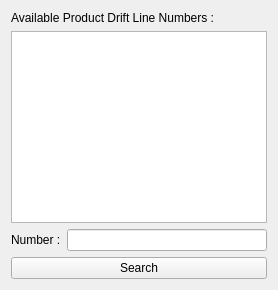
                     <widget class="QWidget" name="PDLN_page">
                      <attribute name="title">
                       <string>PDLN</string>
                      </attribute>
                      <attribute name="toolTip">
                       <string>Product Drift Line Number</string>
                      </attribute>
                      <layout class="QVBoxLayout" name="verticalLayout_8">
                       <item>
                        <widget class="QLabel" name="label_9">
                         <property name="text">
                          <string>Available Product Drift Line Numbers :</string>
                         </property>
                        </widget>
                       </item>
                       <item>
                        <widget class="QListWidget" name="list_pdl_number"/>
                       </item>
                       <item>
                        <layout class="QHBoxLayout" name="horizontalLayout_12">
                         <item>
                          <widget class="QLabel" name="label_8">
                           <property name="text">
                            <string>Number :</string>
                           </property>
                          </widget>
                         </item>
                         <item>
                          <widget class="QLineEdit" name="line_search_pdln">
                           <property name="minimumSize">
                            <size>
                             <width>150</width>
                             <height>5</height>
                            </size>
                           </property>
                          </widget>
                         </item>
                        </layout>
                       </item>
                       <item>
                        <widget class="QPushButton" name="btn_pdln_search">
                         <property name="cursor">
                          <cursorShape>PointingHandCursor</cursorShape>
                         </property>
                         <property name="text">
                          <string>Search</string>
                         </property>
                        </widget>
                       </item>
                      </layout>
                     </widget>
